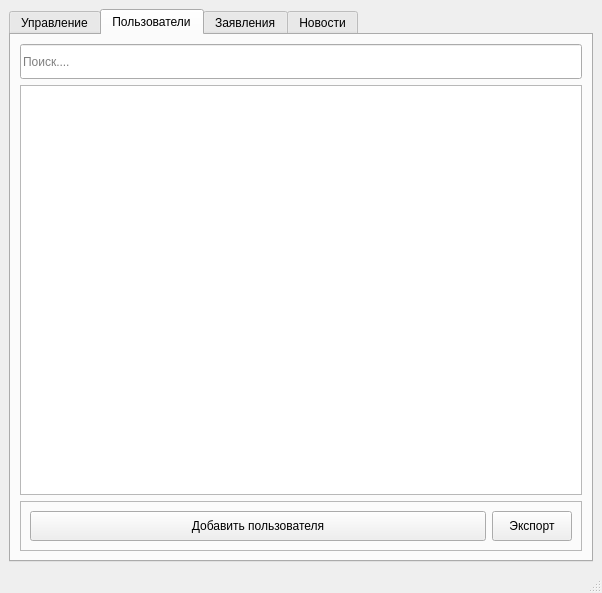
<?xml version="1.0" encoding="UTF-8"?>
<ui version="4.0">
 <class>MainWindow</class>
 <widget class="QMainWindow" name="MainWindow">
  <property name="geometry">
   <rect>
    <x>0</x>
    <y>0</y>
    <width>602</width>
    <height>593</height>
   </rect>
  </property>
  <property name="windowTitle">
   <string>MainWindow</string>
  </property>
  <widget class="QWidget" name="centralwidget">
   <layout class="QGridLayout" name="gridLayout">
    <item row="0" column="0">
     <widget class="QTabWidget" name="tabWidget">
      <property name="sizePolicy">
       <sizepolicy hsizetype="Expanding" vsizetype="Expanding">
        <horstretch>0</horstretch>
        <verstretch>0</verstretch>
       </sizepolicy>
      </property>
      <property name="currentIndex">
       <number>1</number>
      </property>
      <widget class="QWidget" name="tab">
       <attribute name="title">
        <string>Управление</string>
       </attribute>
       <layout class="QVBoxLayout" name="verticalLayout_2">
        <item>
         <widget class="QPushButton" name="changesumma">
          <property name="font">
           <font>
            <pointsize>16</pointsize>
           </font>
          </property>
          <property name="text">
           <string>Изменить счет проживающего</string>
          </property>
         </widget>
        </item>
        <item>
         <widget class="QPushButton" name="add_operation">
          <property name="enabled">
           <bool>true</bool>
          </property>
          <property name="sizePolicy">
           <sizepolicy hsizetype="Minimum" vsizetype="Maximum">
            <horstretch>0</horstretch>
            <verstretch>0</verstretch>
           </sizepolicy>
          </property>
          <property name="font">
           <font>
            <pointsize>16</pointsize>
           </font>
          </property>
          <property name="text">
           <string>Добавить запись о транзакции</string>
          </property>
         </widget>
        </item>
        <item>
         <widget class="QPushButton" name="addpost">
          <property name="enabled">
           <bool>true</bool>
          </property>
          <property name="sizePolicy">
           <sizepolicy hsizetype="Minimum" vsizetype="Maximum">
            <horstretch>0</horstretch>
            <verstretch>0</verstretch>
           </sizepolicy>
          </property>
          <property name="font">
           <font>
            <pointsize>16</pointsize>
           </font>
          </property>
          <property name="text">
           <string>Добавить пост</string>
          </property>
         </widget>
        </item>
        <item>
         <spacer name="verticalSpacer">
          <property name="orientation">
           <enum>Qt::Orientation::Vertical</enum>
          </property>
          <property name="sizeHint" stdset="0">
           <size>
            <width>20</width>
            <height>40</height>
           </size>
          </property>
         </spacer>
        </item>
       </layout>
      </widget>
      <widget class="QWidget" name="tab_2">
       <attribute name="title">
        <string>Пользователи</string>
       </attribute>
       <layout class="QVBoxLayout" name="verticalLayout_3">
        <item>
         <widget class="QLineEdit" name="search">
          <property name="sizePolicy">
           <sizepolicy hsizetype="Expanding" vsizetype="Expanding">
            <horstretch>0</horstretch>
            <verstretch>11</verstretch>
           </sizepolicy>
          </property>
          <property name="minimumSize">
           <size>
            <width>0</width>
            <height>0</height>
           </size>
          </property>
          <property name="maximumSize">
           <size>
            <width>16777215</width>
            <height>35</height>
           </size>
          </property>
          <property name="placeholderText">
           <string>Поиск....</string>
          </property>
         </widget>
        </item>
        <item>
         <widget class="QTableWidget" name="tableWidget"/>
        </item>
        <item>
         <widget class="QFrame" name="frame">
          <property name="sizePolicy">
           <sizepolicy hsizetype="Preferred" vsizetype="Expanding">
            <horstretch>0</horstretch>
            <verstretch>0</verstretch>
           </sizepolicy>
          </property>
          <property name="maximumSize">
           <size>
            <width>16777215</width>
            <height>50</height>
           </size>
          </property>
          <property name="frameShape">
           <enum>QFrame::Shape::StyledPanel</enum>
          </property>
          <property name="frameShadow">
           <enum>QFrame::Shadow::Raised</enum>
          </property>
          <layout class="QHBoxLayout" name="horizontalLayout">
           <item>
            <widget class="QPushButton" name="addUserBtn">
             <property name="sizePolicy">
              <sizepolicy hsizetype="Minimum" vsizetype="Expanding">
               <horstretch>0</horstretch>
               <verstretch>22</verstretch>
              </sizepolicy>
             </property>
             <property name="maximumSize">
              <size>
               <width>16777215</width>
               <height>45</height>
              </size>
             </property>
             <property name="text">
              <string>Добавить пользователя</string>
             </property>
            </widget>
           </item>
           <item>
            <widget class="QPushButton" name="exportbtn">
             <property name="sizePolicy">
              <sizepolicy hsizetype="Fixed" vsizetype="Expanding">
               <horstretch>0</horstretch>
               <verstretch>0</verstretch>
              </sizepolicy>
             </property>
             <property name="maximumSize">
              <size>
               <width>16777215</width>
               <height>16777215</height>
              </size>
             </property>
             <property name="text">
              <string>Экспорт</string>
             </property>
            </widget>
           </item>
          </layout>
         </widget>
        </item>
       </layout>
      </widget>
      <widget class="QWidget" name="tab_3">
       <attribute name="title">
        <string>Заявления</string>
       </attribute>
       <layout class="QVBoxLayout" name="verticalLayout_4">
        <item>
         <widget class="QListWidget" name="appList">
          <property name="sizePolicy">
           <sizepolicy hsizetype="Expanding" vsizetype="Expanding">
            <horstretch>0</horstretch>
            <verstretch>0</verstretch>
           </sizepolicy>
          </property>
         </widget>
        </item>
       </layout>
      </widget>
      <widget class="QWidget" name="tab_4">
       <attribute name="title">
        <string>Новости</string>
       </attribute>
       <layout class="QVBoxLayout" name="verticalLayout_5">
        <item>
         <widget class="QListWidget" name="notesList"/>
        </item>
       </layout>
      </widget>
     </widget>
    </item>
   </layout>
  </widget>
  <widget class="QStatusBar" name="statusbar"/>
 </widget>
 <resources/>
 <connections/>
</ui>
